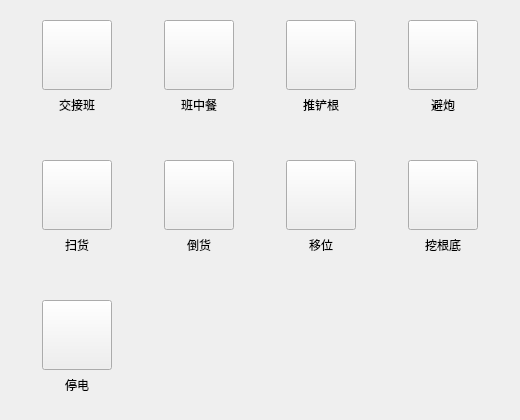
<?xml version="1.0" encoding="UTF-8"?>
<ui version="4.0">
 <class>DelayChoice</class>
 <widget class="QWidget" name="DelayChoice">
  <property name="geometry">
   <rect>
    <x>0</x>
    <y>0</y>
    <width>520</width>
    <height>420</height>
   </rect>
  </property>
  <property name="windowTitle">
   <string>Form</string>
  </property>
  <layout class="QGridLayout" name="gridLayout">
   <property name="leftMargin">
    <number>40</number>
   </property>
   <property name="topMargin">
    <number>20</number>
   </property>
   <property name="rightMargin">
    <number>40</number>
   </property>
   <property name="bottomMargin">
    <number>20</number>
   </property>
   <property name="horizontalSpacing">
    <number>50</number>
   </property>
   <property name="verticalSpacing">
    <number>40</number>
   </property>
   <item row="0" column="0">
    <layout class="QVBoxLayout" name="verticalLayout">
     <property name="spacing">
      <number>0</number>
     </property>
     <item>
      <widget class="QPushButton" name="delayChangeBtn">
       <property name="minimumSize">
        <size>
         <width>70</width>
         <height>70</height>
        </size>
       </property>
       <property name="maximumSize">
        <size>
         <width>70</width>
         <height>70</height>
        </size>
       </property>
       <property name="text">
        <string/>
       </property>
       <property name="checkable">
        <bool>true</bool>
       </property>
       <property name="checked">
        <bool>false</bool>
       </property>
      </widget>
     </item>
     <item>
      <widget class="QLabel" name="delayChangeBtnLabel">
       <property name="minimumSize">
        <size>
         <width>70</width>
         <height>0</height>
        </size>
       </property>
       <property name="maximumSize">
        <size>
         <width>70</width>
         <height>16777215</height>
        </size>
       </property>
       <property name="text">
        <string>交接班</string>
       </property>
       <property name="alignment">
        <set>Qt::AlignCenter</set>
       </property>
      </widget>
     </item>
    </layout>
   </item>
   <item row="0" column="1">
    <layout class="QVBoxLayout" name="verticalLayout_2">
     <property name="spacing">
      <number>0</number>
     </property>
     <item>
      <widget class="QPushButton" name="delayFoodBtn">
       <property name="minimumSize">
        <size>
         <width>70</width>
         <height>70</height>
        </size>
       </property>
       <property name="maximumSize">
        <size>
         <width>70</width>
         <height>70</height>
        </size>
       </property>
       <property name="text">
        <string/>
       </property>
       <property name="checkable">
        <bool>true</bool>
       </property>
       <property name="checked">
        <bool>false</bool>
       </property>
      </widget>
     </item>
     <item>
      <widget class="QLabel" name="delayFoodBtnLabel">
       <property name="minimumSize">
        <size>
         <width>70</width>
         <height>0</height>
        </size>
       </property>
       <property name="maximumSize">
        <size>
         <width>70</width>
         <height>16777215</height>
        </size>
       </property>
       <property name="text">
        <string>班中餐</string>
       </property>
       <property name="alignment">
        <set>Qt::AlignCenter</set>
       </property>
      </widget>
     </item>
    </layout>
   </item>
   <item row="0" column="2">
    <layout class="QVBoxLayout" name="verticalLayout_7">
     <property name="spacing">
      <number>0</number>
     </property>
     <item>
      <widget class="QPushButton" name="delayPushBtn">
       <property name="minimumSize">
        <size>
         <width>70</width>
         <height>70</height>
        </size>
       </property>
       <property name="maximumSize">
        <size>
         <width>70</width>
         <height>70</height>
        </size>
       </property>
       <property name="text">
        <string/>
       </property>
       <property name="checkable">
        <bool>true</bool>
       </property>
       <property name="checked">
        <bool>false</bool>
       </property>
      </widget>
     </item>
     <item>
      <widget class="QLabel" name="delayPushBtnLabel">
       <property name="minimumSize">
        <size>
         <width>70</width>
         <height>0</height>
        </size>
       </property>
       <property name="maximumSize">
        <size>
         <width>70</width>
         <height>16777215</height>
        </size>
       </property>
       <property name="text">
        <string>推铲根</string>
       </property>
       <property name="alignment">
        <set>Qt::AlignCenter</set>
       </property>
      </widget>
     </item>
    </layout>
   </item>
   <item row="0" column="3">
    <layout class="QVBoxLayout" name="verticalLayout_8">
     <property name="spacing">
      <number>0</number>
     </property>
     <item>
      <widget class="QPushButton" name="delayAvoidBtn">
       <property name="minimumSize">
        <size>
         <width>70</width>
         <height>70</height>
        </size>
       </property>
       <property name="maximumSize">
        <size>
         <width>70</width>
         <height>70</height>
        </size>
       </property>
       <property name="text">
        <string/>
       </property>
       <property name="checkable">
        <bool>true</bool>
       </property>
       <property name="checked">
        <bool>false</bool>
       </property>
      </widget>
     </item>
     <item>
      <widget class="QLabel" name="delayAvoidBtnLabel">
       <property name="minimumSize">
        <size>
         <width>70</width>
         <height>0</height>
        </size>
       </property>
       <property name="maximumSize">
        <size>
         <width>70</width>
         <height>16777215</height>
        </size>
       </property>
       <property name="text">
        <string>避炮</string>
       </property>
       <property name="alignment">
        <set>Qt::AlignCenter</set>
       </property>
      </widget>
     </item>
    </layout>
   </item>
   <item row="1" column="0">
    <layout class="QVBoxLayout" name="verticalLayout_4">
     <property name="spacing">
      <number>0</number>
     </property>
     <item>
      <widget class="QPushButton" name="delaySweepBtn">
       <property name="minimumSize">
        <size>
         <width>70</width>
         <height>70</height>
        </size>
       </property>
       <property name="maximumSize">
        <size>
         <width>70</width>
         <height>70</height>
        </size>
       </property>
       <property name="text">
        <string/>
       </property>
       <property name="checkable">
        <bool>true</bool>
       </property>
       <property name="checked">
        <bool>false</bool>
       </property>
      </widget>
     </item>
     <item>
      <widget class="QLabel" name="delaySweepBtnLabel">
       <property name="minimumSize">
        <size>
         <width>70</width>
         <height>0</height>
        </size>
       </property>
       <property name="maximumSize">
        <size>
         <width>70</width>
         <height>16777215</height>
        </size>
       </property>
       <property name="text">
        <string>扫货</string>
       </property>
       <property name="alignment">
        <set>Qt::AlignCenter</set>
       </property>
      </widget>
     </item>
    </layout>
   </item>
   <item row="1" column="1">
    <layout class="QVBoxLayout" name="verticalLayout_5">
     <property name="spacing">
      <number>0</number>
     </property>
     <item>
      <widget class="QPushButton" name="delayInvertBtn">
       <property name="minimumSize">
        <size>
         <width>70</width>
         <height>70</height>
        </size>
       </property>
       <property name="maximumSize">
        <size>
         <width>70</width>
         <height>70</height>
        </size>
       </property>
       <property name="text">
        <string/>
       </property>
       <property name="checkable">
        <bool>true</bool>
       </property>
       <property name="checked">
        <bool>false</bool>
       </property>
      </widget>
     </item>
     <item>
      <widget class="QLabel" name="delayInvertBtnLabel">
       <property name="minimumSize">
        <size>
         <width>70</width>
         <height>0</height>
        </size>
       </property>
       <property name="maximumSize">
        <size>
         <width>70</width>
         <height>16777215</height>
        </size>
       </property>
       <property name="text">
        <string>倒货</string>
       </property>
       <property name="alignment">
        <set>Qt::AlignCenter</set>
       </property>
      </widget>
     </item>
    </layout>
   </item>
   <item row="1" column="2">
    <layout class="QVBoxLayout" name="verticalLayout_6">
     <property name="spacing">
      <number>0</number>
     </property>
     <item>
      <widget class="QPushButton" name="delayMoveBtn">
       <property name="minimumSize">
        <size>
         <width>70</width>
         <height>70</height>
        </size>
       </property>
       <property name="maximumSize">
        <size>
         <width>70</width>
         <height>70</height>
        </size>
       </property>
       <property name="text">
        <string/>
       </property>
       <property name="checkable">
        <bool>true</bool>
       </property>
       <property name="checked">
        <bool>false</bool>
       </property>
      </widget>
     </item>
     <item>
      <widget class="QLabel" name="delayMoveBtnLabel">
       <property name="minimumSize">
        <size>
         <width>70</width>
         <height>0</height>
        </size>
       </property>
       <property name="maximumSize">
        <size>
         <width>70</width>
         <height>16777215</height>
        </size>
       </property>
       <property name="text">
        <string>移位</string>
       </property>
       <property name="alignment">
        <set>Qt::AlignCenter</set>
       </property>
      </widget>
     </item>
    </layout>
   </item>
   <item row="1" column="3">
    <layout class="QVBoxLayout" name="verticalLayout_9">
     <property name="spacing">
      <number>0</number>
     </property>
     <item>
      <widget class="QPushButton" name="delayDigBtn">
       <property name="minimumSize">
        <size>
         <width>70</width>
         <height>70</height>
        </size>
       </property>
       <property name="maximumSize">
        <size>
         <width>70</width>
         <height>70</height>
        </size>
       </property>
       <property name="text">
        <string/>
       </property>
       <property name="checkable">
        <bool>true</bool>
       </property>
       <property name="checked">
        <bool>false</bool>
       </property>
      </widget>
     </item>
     <item>
      <widget class="QLabel" name="delayDigBtnLabel">
       <property name="minimumSize">
        <size>
         <width>70</width>
         <height>0</height>
        </size>
       </property>
       <property name="maximumSize">
        <size>
         <width>70</width>
         <height>16777215</height>
        </size>
       </property>
       <property name="text">
        <string>挖根底</string>
       </property>
       <property name="alignment">
        <set>Qt::AlignCenter</set>
       </property>
      </widget>
     </item>
    </layout>
   </item>
   <item row="2" column="0">
    <layout class="QVBoxLayout" name="verticalLayout_3">
     <property name="spacing">
      <number>0</number>
     </property>
     <item>
      <widget class="QPushButton" name="delayElectricBtn">
       <property name="minimumSize">
        <size>
         <width>70</width>
         <height>70</height>
        </size>
       </property>
       <property name="maximumSize">
        <size>
         <width>70</width>
         <height>70</height>
        </size>
       </property>
       <property name="text">
        <string/>
       </property>
       <property name="checkable">
        <bool>true</bool>
       </property>
       <property name="checked">
        <bool>false</bool>
       </property>
      </widget>
     </item>
     <item>
      <widget class="QLabel" name="delayElectricBtnLabel">
       <property name="minimumSize">
        <size>
         <width>70</width>
         <height>0</height>
        </size>
       </property>
       <property name="maximumSize">
        <size>
         <width>70</width>
         <height>16777215</height>
        </size>
       </property>
       <property name="text">
        <string>停电</string>
       </property>
       <property name="alignment">
        <set>Qt::AlignCenter</set>
       </property>
      </widget>
     </item>
    </layout>
   </item>
  </layout>
 </widget>
 <resources/>
 <connections/>
</ui>
